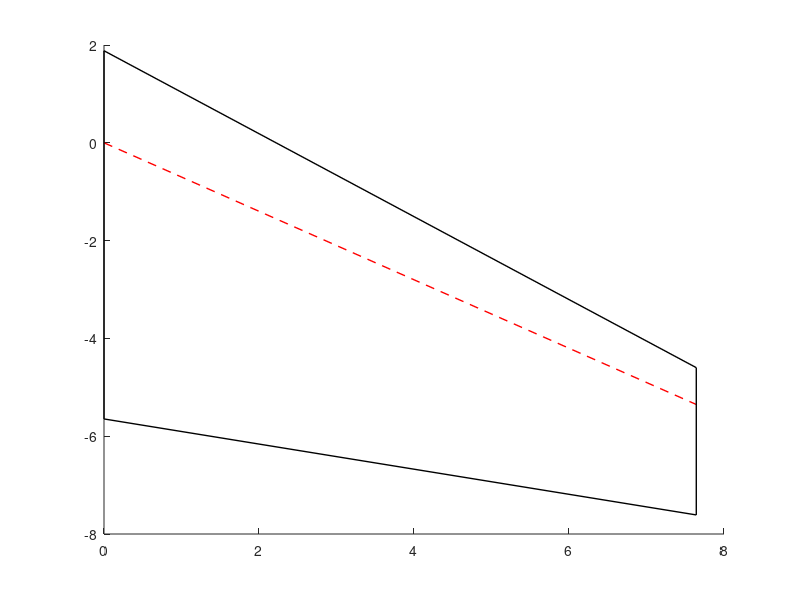

Reproduce this figure in MATLAB.
clear
clf
clc

% parameters
area = 40.28 * 2; % m^2
AR = 5.8;
wing_span = (area * AR / 2) ^ 0.5; % m
taper_ratio = 0.4;
quarter_chord_sweep = 35; % degrees

% simple design
total_chord = 1 + 1 / taper_ratio;
tip_chord = 2 * area / (wing_span * total_chord);
root_chord = tip_chord / taper_ratio;
qcy = -wing_span / 2 * tand(quarter_chord_sweep);
le_tip = qcy + tip_chord / 4;
te_tip = qcy - 3 * tip_chord / 4;
le_root = root_chord / 4;
te_root = -3 * root_chord / 4;

% draw the wing
figure
clf
hold on
plot([0, wing_span / 2], [0, qcy], 'r--', 'LineWidth', 1)
plot([0, wing_span / 2], [le_root, le_tip], 'k-', 'LineWidth', 1)
plot([0, wing_span / 2], [te_root, te_tip], 'k-', 'LineWidth', 1)
plot([0, 0], [le_root, te_root], 'k-', 'LineWidth', 1)
plot([wing_span / 2, wing_span / 2], [le_tip, te_tip], 'k-', 'LineWidth', 1)
